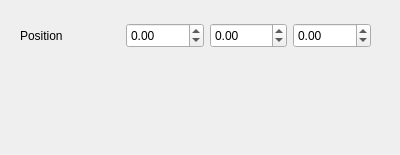
<?xml version="1.0" encoding="UTF-8"?>
<ui version="4.0">
 <class>Form</class>
 <widget class="QWidget" name="Form">
  <property name="geometry">
   <rect>
    <x>0</x>
    <y>0</y>
    <width>400</width>
    <height>155</height>
   </rect>
  </property>
  <property name="windowTitle">
   <string>Form</string>
  </property>
  <widget class="QWidget" name="widget_6" native="true">
   <property name="geometry">
    <rect>
     <x>20</x>
     <y>20</y>
     <width>351</width>
     <height>31</height>
    </rect>
   </property>
   <layout class="QHBoxLayout" name="horizontalLayout">
    <property name="leftMargin">
     <number>0</number>
    </property>
    <property name="topMargin">
     <number>0</number>
    </property>
    <property name="rightMargin">
     <number>0</number>
    </property>
    <property name="bottomMargin">
     <number>0</number>
    </property>
    <item>
     <widget class="QLabel" name="position">
      <property name="minimumSize">
       <size>
        <width>100</width>
        <height>0</height>
       </size>
      </property>
      <property name="maximumSize">
       <size>
        <width>100</width>
        <height>16777215</height>
       </size>
      </property>
      <property name="text">
       <string>Position</string>
      </property>
     </widget>
    </item>
    <item>
     <widget class="QDoubleSpinBox" name="xpos">
      <property name="minimumSize">
       <size>
        <width>64</width>
        <height>25</height>
       </size>
      </property>
      <property name="minimum">
       <double>-10000.000000000000000</double>
      </property>
      <property name="maximum">
       <double>10000.000000000000000</double>
      </property>
      <property name="singleStep">
       <double>0.250000000000000</double>
      </property>
     </widget>
    </item>
    <item>
     <widget class="QDoubleSpinBox" name="ypos">
      <property name="minimumSize">
       <size>
        <width>64</width>
        <height>25</height>
       </size>
      </property>
      <property name="minimum">
       <double>-10000.000000000000000</double>
      </property>
      <property name="maximum">
       <double>10000.000000000000000</double>
      </property>
      <property name="singleStep">
       <double>0.250000000000000</double>
      </property>
     </widget>
    </item>
    <item>
     <widget class="QDoubleSpinBox" name="zpos">
      <property name="minimumSize">
       <size>
        <width>64</width>
        <height>25</height>
       </size>
      </property>
      <property name="minimum">
       <double>-10000.000000000000000</double>
      </property>
      <property name="maximum">
       <double>10000.000000000000000</double>
      </property>
      <property name="singleStep">
       <double>0.250000000000000</double>
      </property>
     </widget>
    </item>
   </layout>
  </widget>
 </widget>
 <resources/>
 <connections/>
</ui>
